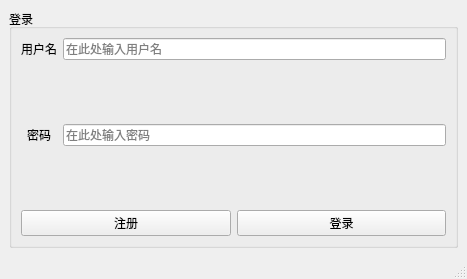
<?xml version="1.0" encoding="UTF-8"?>
<ui version="4.0">
 <class>MainWindow</class>
 <widget class="QMainWindow" name="MainWindow">
  <property name="geometry">
   <rect>
    <x>0</x>
    <y>0</y>
    <width>467</width>
    <height>279</height>
   </rect>
  </property>
  <property name="windowTitle">
   <string>MainWindow</string>
  </property>
  <widget class="QWidget" name="centralwidget">
   <layout class="QGridLayout" name="gridLayout">
    <item row="0" column="0">
     <widget class="QGroupBox" name="groupBox">
      <property name="title">
       <string>登录</string>
      </property>
      <layout class="QGridLayout" name="gridLayout_3">
       <item row="4" column="0" colspan="2">
        <layout class="QGridLayout" name="gridLayout_2">
         <item row="0" column="0">
          <widget class="QPushButton" name="pushButton">
           <property name="text">
            <string>注册</string>
           </property>
          </widget>
         </item>
         <item row="0" column="1">
          <widget class="QPushButton" name="pushButton_2">
           <property name="text">
            <string>登录</string>
           </property>
          </widget>
         </item>
        </layout>
       </item>
       <item row="3" column="1">
        <spacer name="verticalSpacer">
         <property name="orientation">
          <enum>Qt::Vertical</enum>
         </property>
         <property name="sizeHint" stdset="0">
          <size>
           <width>20</width>
           <height>40</height>
          </size>
         </property>
        </spacer>
       </item>
       <item row="0" column="1">
        <widget class="QLineEdit" name="lineEdit">
         <property name="placeholderText">
          <string>在此处输入用户名</string>
         </property>
        </widget>
       </item>
       <item row="2" column="0">
        <widget class="QLabel" name="label_2">
         <property name="text">
          <string>密码</string>
         </property>
         <property name="alignment">
          <set>Qt::AlignCenter</set>
         </property>
        </widget>
       </item>
       <item row="2" column="1">
        <widget class="QLineEdit" name="lineEdit_2">
         <property name="echoMode">
          <enum>QLineEdit::Password</enum>
         </property>
         <property name="placeholderText">
          <string>在此处输入密码</string>
         </property>
        </widget>
       </item>
       <item row="0" column="0">
        <widget class="QLabel" name="label">
         <property name="text">
          <string>用户名</string>
         </property>
        </widget>
       </item>
       <item row="1" column="1">
        <spacer name="verticalSpacer_2">
         <property name="orientation">
          <enum>Qt::Vertical</enum>
         </property>
         <property name="sizeHint" stdset="0">
          <size>
           <width>20</width>
           <height>40</height>
          </size>
         </property>
        </spacer>
       </item>
      </layout>
     </widget>
    </item>
   </layout>
  </widget>
  <widget class="QMenuBar" name="menubar">
   <property name="geometry">
    <rect>
     <x>0</x>
     <y>0</y>
     <width>467</width>
     <height>22</height>
    </rect>
   </property>
  </widget>
  <widget class="QStatusBar" name="statusbar"/>
 </widget>
 <resources/>
 <connections>
  <connection>
   <sender>pushButton</sender>
   <signal>clicked()</signal>
   <receiver>MainWindow</receiver>
   <slot>register()</slot>
   <hints>
    <hint type="sourcelabel">
     <x>144</x>
     <y>269</y>
    </hint>
    <hint type="destinationlabel">
     <x>146</x>
     <y>291</y>
    </hint>
   </hints>
  </connection>
  <connection>
   <sender>pushButton_2</sender>
   <signal>clicked()</signal>
   <receiver>MainWindow</receiver>
   <slot>login()</slot>
   <hints>
    <hint type="sourcelabel">
     <x>391</x>
     <y>271</y>
    </hint>
    <hint type="destinationlabel">
     <x>390</x>
     <y>291</y>
    </hint>
   </hints>
  </connection>
 </connections>
 <slots>
  <slot>register()</slot>
  <slot>login()</slot>
 </slots>
</ui>
